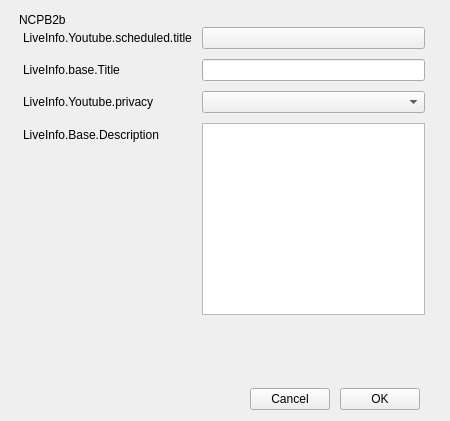
<?xml version="1.0" encoding="UTF-8"?>
<ui version="4.0">
 <class>PLSLiveInfoNCB2B</class>
 <widget class="QWidget" name="PLSLiveInfoNCB2B">
  <property name="geometry">
   <rect>
    <x>0</x>
    <y>0</y>
    <width>450</width>
    <height>421</height>
   </rect>
  </property>
  <property name="windowTitle">
   <string>Form</string>
  </property>
  <layout class="QVBoxLayout" name="verticalLayout">
   <property name="spacing">
    <number>0</number>
   </property>
   <property name="leftMargin">
    <number>0</number>
   </property>
   <property name="topMargin">
    <number>13</number>
   </property>
   <property name="rightMargin">
    <number>0</number>
   </property>
   <property name="bottomMargin">
    <number>0</number>
   </property>
   <item>
    <widget class="QWidget" name="titleWidget" native="true">
     <layout class="QHBoxLayout" name="horizontalLayout">
      <property name="spacing">
       <number>0</number>
      </property>
      <property name="leftMargin">
       <number>19</number>
      </property>
      <property name="topMargin">
       <number>0</number>
      </property>
      <property name="rightMargin">
       <number>25</number>
      </property>
      <property name="bottomMargin">
       <number>0</number>
      </property>
      <item>
       <widget class="QLabel" name="titleLabel">
        <property name="text">
         <string>NCPB2b</string>
        </property>
       </widget>
      </item>
      <item>
       <spacer name="horizontalSpacer">
        <property name="orientation">
         <enum>Qt::Horizontal</enum>
        </property>
        <property name="sizeHint" stdset="0">
         <size>
          <width>1</width>
          <height>1</height>
         </size>
        </property>
       </spacer>
      </item>
     </layout>
    </widget>
   </item>
   <item>
    <widget class="QWidget" name="midwidget" native="true">
     <layout class="QFormLayout" name="formLayout">
      <property name="fieldGrowthPolicy">
       <enum>QFormLayout::AllNonFixedFieldsGrow</enum>
      </property>
      <property name="labelAlignment">
       <set>Qt::AlignLeading|Qt::AlignLeft|Qt::AlignTop</set>
      </property>
      <property name="formAlignment">
       <set>Qt::AlignLeading|Qt::AlignLeft|Qt::AlignTop</set>
      </property>
      <property name="horizontalSpacing">
       <number>10</number>
      </property>
      <property name="verticalSpacing">
       <number>10</number>
      </property>
      <property name="leftMargin">
       <number>23</number>
      </property>
      <property name="topMargin">
       <number>0</number>
      </property>
      <property name="rightMargin">
       <number>25</number>
      </property>
      <item row="5" column="0">
       <widget class="QLabel" name="describeLabel">
        <property name="text">
         <string>LiveInfo.Base.Description</string>
        </property>
       </widget>
      </item>
      <item row="1" column="0">
       <widget class="QLabel" name="label_2">
        <property name="text">
         <string>LiveInfo.Youtube.scheduled.title</string>
        </property>
       </widget>
      </item>
      <item row="1" column="1">
       <widget class="PLSScheduleCombox" name="sPushButton">
        <property name="text">
         <string/>
        </property>
       </widget>
      </item>
      <item row="5" column="1">
       <widget class="PLSTextEdit" name="textEditDescribe"/>
      </item>
      <item row="4" column="1">
       <widget class="PLSComboBox" name="comboBoxPrivacy"/>
      </item>
      <item row="2" column="1">
       <widget class="PLSLineEdit" name="lineEditTitle">
        <property name="sizePolicy">
         <sizepolicy hsizetype="Expanding" vsizetype="Fixed">
          <horstretch>0</horstretch>
          <verstretch>0</verstretch>
         </sizepolicy>
        </property>
        <property name="text">
         <string/>
        </property>
        <property name="alignment">
         <set>Qt::AlignLeading|Qt::AlignLeft|Qt::AlignVCenter</set>
        </property>
       </widget>
      </item>
      <item row="4" column="0">
       <widget class="QLabel" name="label">
        <property name="text">
         <string>LiveInfo.Youtube.privacy</string>
        </property>
       </widget>
      </item>
      <item row="2" column="0">
       <widget class="QLabel" name="titleLabel_2">
        <property name="text">
         <string>LiveInfo.base.Title</string>
        </property>
       </widget>
      </item>
      <item row="6" column="0">
       <spacer name="verticalSpacer">
        <property name="orientation">
         <enum>Qt::Vertical</enum>
        </property>
        <property name="sizeHint" stdset="0">
         <size>
          <width>20</width>
          <height>40</height>
         </size>
        </property>
       </spacer>
      </item>
     </layout>
    </widget>
   </item>
   <item>
    <widget class="QWidget" name="bottomWidget" native="true">
     <layout class="QVBoxLayout" name="verticalLayout_3">
      <property name="leftMargin">
       <number>0</number>
      </property>
      <property name="topMargin">
       <number>0</number>
      </property>
      <property name="rightMargin">
       <number>0</number>
      </property>
      <property name="bottomMargin">
       <number>11</number>
      </property>
      <item>
       <widget class="QWidget" name="lineView" native="true"/>
      </item>
      <item>
       <widget class="QWidget" name="bottomButtonWidget" native="true">
        <layout class="QHBoxLayout" name="horizontalLayout_4">
         <property name="spacing">
          <number>10</number>
         </property>
         <property name="topMargin">
          <number>0</number>
         </property>
         <property name="rightMargin">
          <number>30</number>
         </property>
         <property name="bottomMargin">
          <number>0</number>
         </property>
         <item>
          <spacer name="horizontalSpacer_2">
           <property name="orientation">
            <enum>Qt::Horizontal</enum>
           </property>
           <property name="sizeHint" stdset="0">
            <size>
             <width>493</width>
             <height>20</height>
            </size>
           </property>
          </spacer>
         </item>
         <item>
          <widget class="QPushButton" name="cancelButton">
           <property name="focusPolicy">
            <enum>Qt::NoFocus</enum>
           </property>
           <property name="text">
            <string>Cancel</string>
           </property>
           <property name="useFor" stdset="0">
            <string notr="true">Cancel</string>
           </property>
          </widget>
         </item>
         <item>
          <widget class="QPushButton" name="okButton">
           <property name="focusPolicy">
            <enum>Qt::NoFocus</enum>
           </property>
           <property name="text">
            <string>OK</string>
           </property>
           <property name="useFor" stdset="0">
            <string notr="true">Ok</string>
           </property>
          </widget>
         </item>
        </layout>
       </widget>
      </item>
     </layout>
    </widget>
   </item>
  </layout>
 </widget>
 <customwidgets>
  <customwidget>
   <class>PLSLineEdit</class>
   <extends>QLineEdit</extends>
   <header>PLSEdit.h</header>
  </customwidget>
  <customwidget>
   <class>PLSScheduleCombox</class>
   <extends>QPushButton</extends>
   <header>PLSScheduleCombox.h</header>
  </customwidget>
  <customwidget>
   <class>PLSComboBox</class>
   <extends>QComboBox</extends>
   <header location="global">PLSComboBox.h</header>
  </customwidget>
  <customwidget>
   <class>PLSTextEdit</class>
   <extends>QTextEdit</extends>
   <header>PLSEdit.h</header>
  </customwidget>
 </customwidgets>
 <resources/>
 <connections/>
</ui>
